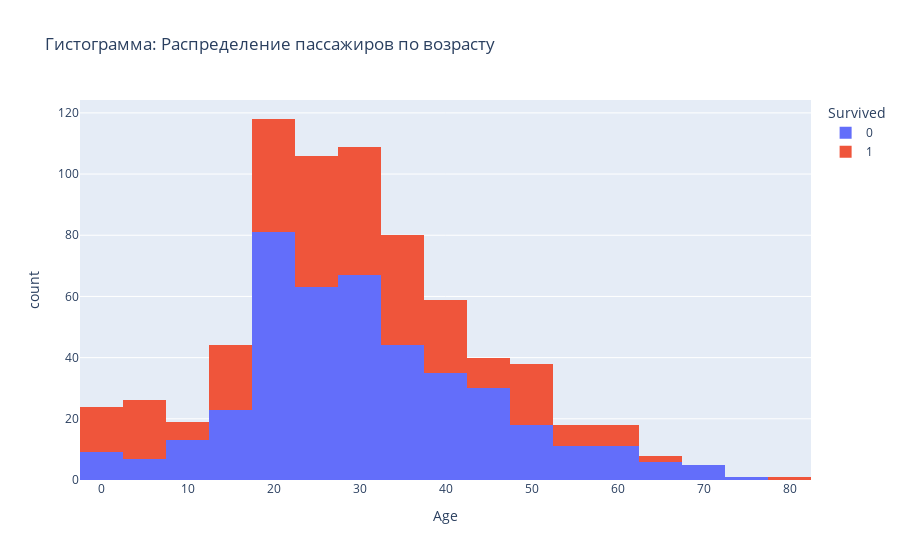

The notebook cell saved with this chart:
### Markdown cell above
### Интерактивная гистограмма: Распределение пассажиров по возрасту
Гистограмма помогает понять распределение возрастов среди пассажиров, а интерактивность позволяет исследовать различия между выжившими и погибшими.

### Code cell
fig = px.histogram(df, x='Age', nbins=30, color='Survived', title="Гистограмма: Распределение пассажиров по возрасту")
fig.show()

### Figure 1 — Plotly figure (JSON) as saved in the notebook; plotly's stock layout.template omitted (floating-point values rounded to 4 significant figures; data arrays with more than 128 entries replaced by an {"elided": "..."} marker saying what was removed)
{"data": [{"alignmentgroup": "True", "bingroup": "x", "hovertemplate": "Survived=0<br>Age=%{x}<br>count=%{y}<extra></extra>", "legendgroup": "0", "marker": {"color": "#636efa", "pattern": {"shape": ""}}, "name": "0", "nbinsx": 30, "offsetgroup": "0", "orientation": "v", "showlegend": true, "type": "histogram", "x": {"elided": "549 float values"}, "xaxis": "x", "yaxis": "y"}, {"alignmentgroup": "True", "bingroup": "x", "hovertemplate": "Survived=1<br>Age=%{x}<br>count=%{y}<extra></extra>", "legendgroup": "1", "marker": {"color": "#EF553B", "pattern": {"shape": ""}}, "name": "1", "nbinsx": 30, "offsetgroup": "1", "orientation": "v", "showlegend": true, "type": "histogram", "x": {"elided": "342 float values"}, "xaxis": "x", "yaxis": "y"}], "layout": {"autosize": true, "barmode": "relative", "legend": {"title": {"text": "Survived"}, "tracegroupgap": 0}, "title": {"text": "Гистограмма: Распределение пассажиров по возрасту"}, "xaxis": {"anchor": "y", "autorange": true, "domain": [0, 1], "range": [-2.5, 82.5], "title": {"text": "Age"}, "type": "linear"}, "yaxis": {"anchor": "x", "autorange": true, "domain": [0, 1], "range": [0, 124.2], "title": {"text": "count"}}}}
